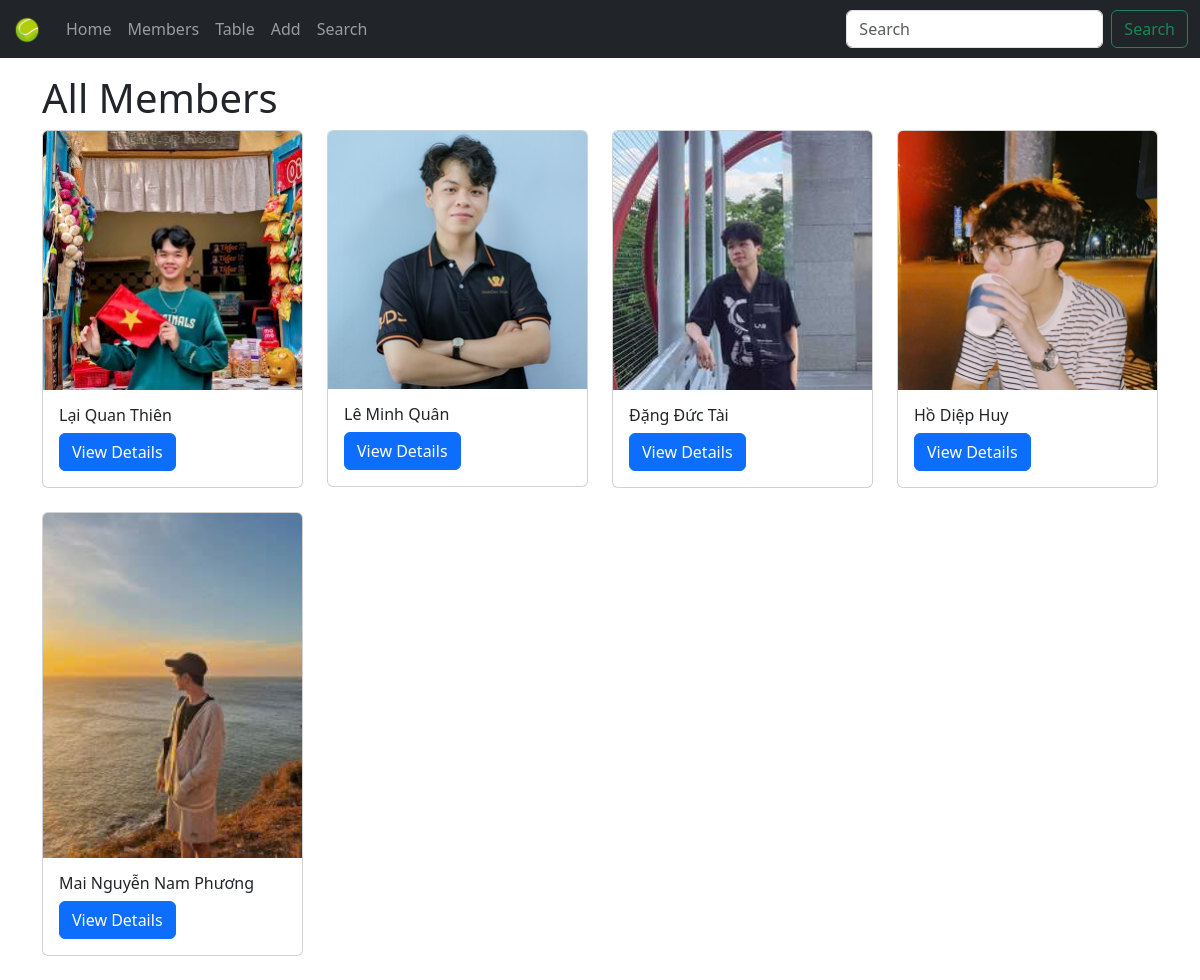
/all_members/, run on the app's committed database.
### members/models.py (models this page shows, shortened)
class Member(models.Model):
    firstname = models.CharField(max_length=255)
    lastname = models.CharField(max_length=255)
    email = models.EmailField(max_length=255, unique=True, blank=True)
    joined_date = models.DateField(null=True)
    slug = models.SlugField(default="", null=False)
    bio = models.TextField(max_length=500, blank=True, null=True)
    profile_image = models.ImageField(upload_to='members/', blank=True, null=True) # New.
    phone_number = models.CharField(max_length=50, blank=True, null=True) # New.

### members/views.py (the view)
# urls.py: path('all_members/', view=views.all_members, name='all_members'),
def all_members(request):
    all_members = models.Member.objects.all()
    return render(request=request, template_name='all_members.html', context={'members': all_members})

### templates/all_members.html (shortened to what this page needs)
{% extends "master.html" %}
{% load static %}
{% block content %}
    <h1>All Members</h1>
    {% if members %}
        <div class="row">
            {% for member in members %}
                <div class="col-md-3 mb-4">
                    <div class="card" style="width: 100%;">
                        {% if member.profile_image %}
                            <img src="{{ member.profile_image.url }}" class="card-img-top" alt="{{ member.firstname }}">
                        {% else %}
                            <img src="{% static 'default_profile_pic.png' %}" class="card-img-top" alt="Default image">
                        {% endif %}
                        <div class="card-body text-dark">
                            <h6 class="card-title">{{ member.firstname }} {{ member.lastname }}</h6>
                            <a href="{% url 'details' member.slug %}" class="btn btn-primary">View Details</a>
                        </div>
                    </div>
                </div>
            {% endfor %}
        </div>
    {% else %}
        <h3 class="text-center">No cars found.</h3>
    {% endif %}
{% endblock %}

### templates/master.html (shortened to what this page needs)
{% load static %}
<!DOCTYPE html>
<html lang="en">
{% load static %}
<head>
    <link href="https://cdn.jsdelivr.net/npm/bootstrap@5.3.3/dist/css/bootstrap.min.css" rel="stylesheet">
</head>
<body>
    {% include 'nav.html' %}
    <div class="container">
        {% block content %}
        {% endblock %}
    </div>
</body>
</html>

### templates/nav.html (shortened to what this page needs)
{% load static %}
<nav class="navbar navbar-expand-lg bg-dark navbar-dark mb-3">
    <div class="container-fluid">
        <a class="navbar-brand" href="{% url 'main' %}">
            <img src="{% static 'logo.png' %}" alt="Logo" width="30" height="30">
        </a>
        <div class="collapse navbar-collapse" id="navbarSupportedContent">
            <ul class="navbar-nav me-auto mb-2 mb-lg-0">
                <li class="nav-item">
                    <a class="nav-link" href="{% url 'main' %}">Home</a>
                </li>
                <li class="nav-item">
                    <a class="nav-link" href="{% url 'all_members' %}">Members</a>
                </li>
                <li class="nav-item">
                    <a class="nav-link" href="{% url 'table' %}">Table</a>
                </li>
                <li class="nav-item">
                    <a class="nav-link" href="{% url 'add_member' %}">Add</a>
                </li>
                <li class="nav-item">
                    <a class="nav-link" href="{% url 'search_member' %}">Search</a>
                </li>
            </ul>
            <form class="d-flex" role="search">
                <input class="form-control me-2" type="search" placeholder="Search" aria-label="Search">
                <button class="btn btn-outline-success" type="submit">Search</button>
            </form>
        </div>
    </div>
</nav>

### data on the page
Member: profile_image (picture), firstname "Lại Quan", lastname "Thiên"
Member: profile_image (picture), firstname "Lê Minh", lastname "Quân"
Member: profile_image (picture), firstname "Đặng Đức", lastname "Tài"
Member: profile_image (picture), firstname "Hồ Diệp", lastname "Huy"
Member: profile_image (picture), firstname "Mai Nguyễn Nam", lastname "Phương"
